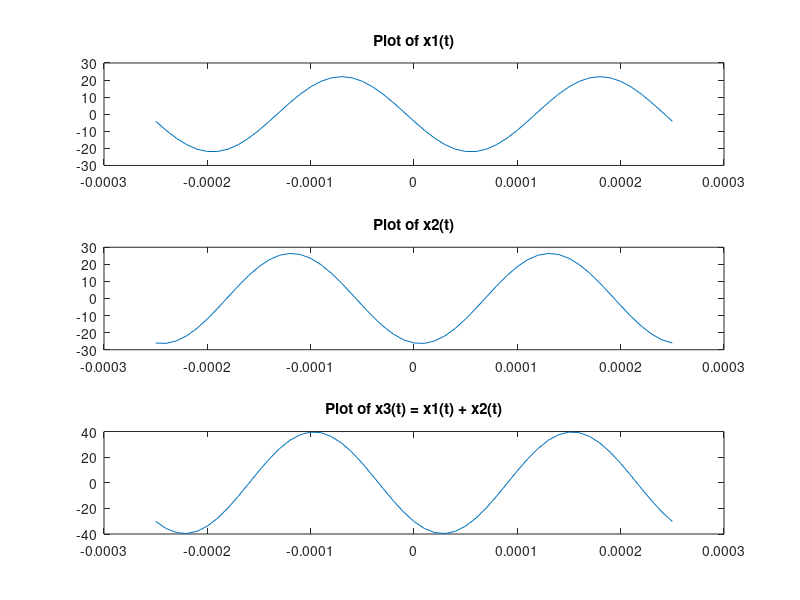

This chart was generated by the following MATLAB code:
% 2019009261_Gaon Choi

freq = 4000;        % frequency: 4000Hz
T = 1/freq;    % time period

% generate time vector
ts = T / 25;   % time sampling
% starting time: -T
% ending   time: +T
tt = -T:ts:+T;

A1 = 22;    A2 = 1.2 * A1;  % 22 years old
M = 10; D = 28  % birthday: 2000.10.28.
T_m1 = (37.2 / M) * T;
T_m2 = -(41.3 / D) * T;

x1 = A1 * cos(2*pi*freq*(tt - T_m1));
x2 = A2 * cos(2*pi*freq*(tt - T_m2));

subplot(3, 1, 1)
plot(tt, x1)
title("Plot of x1(t)")
subplot(3, 1, 2)
plot(tt, x2)
title("Plot of x2(t)")

x3 = x1 + x2;
subplot(3, 1, 3)
plot(tt, x3)
title("Plot of x3(t) = x1(t) + x2(t)")